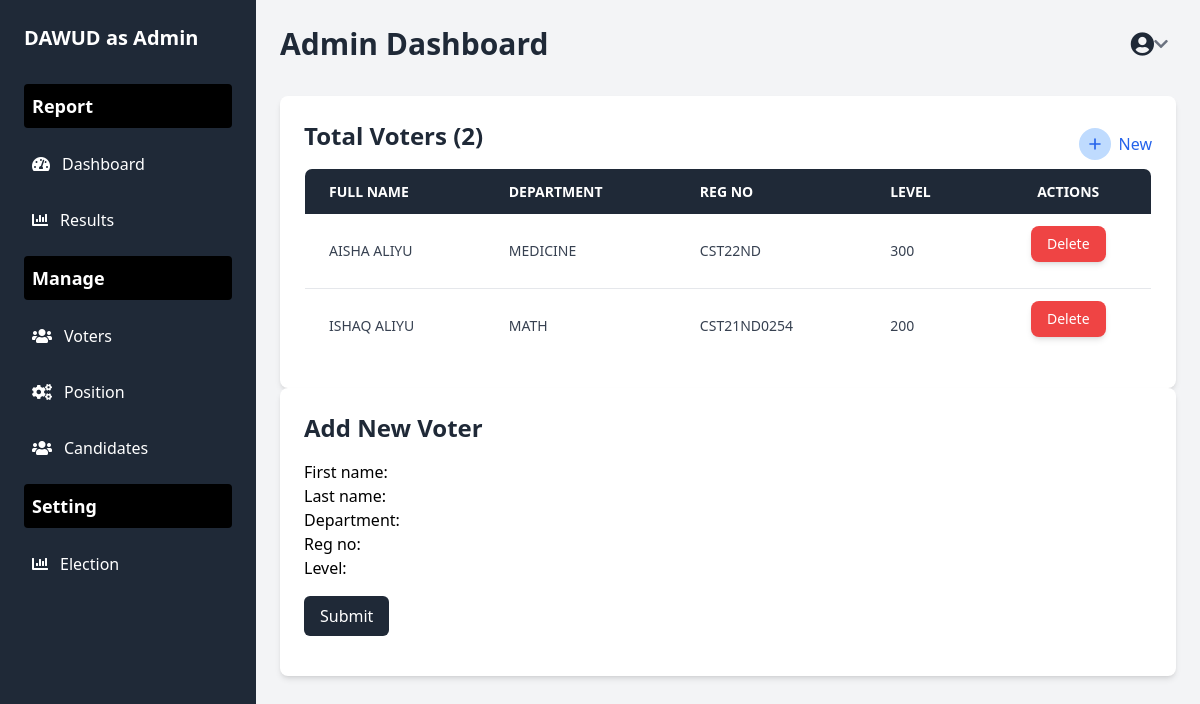
Before: /voter (signed in) with the older database file.
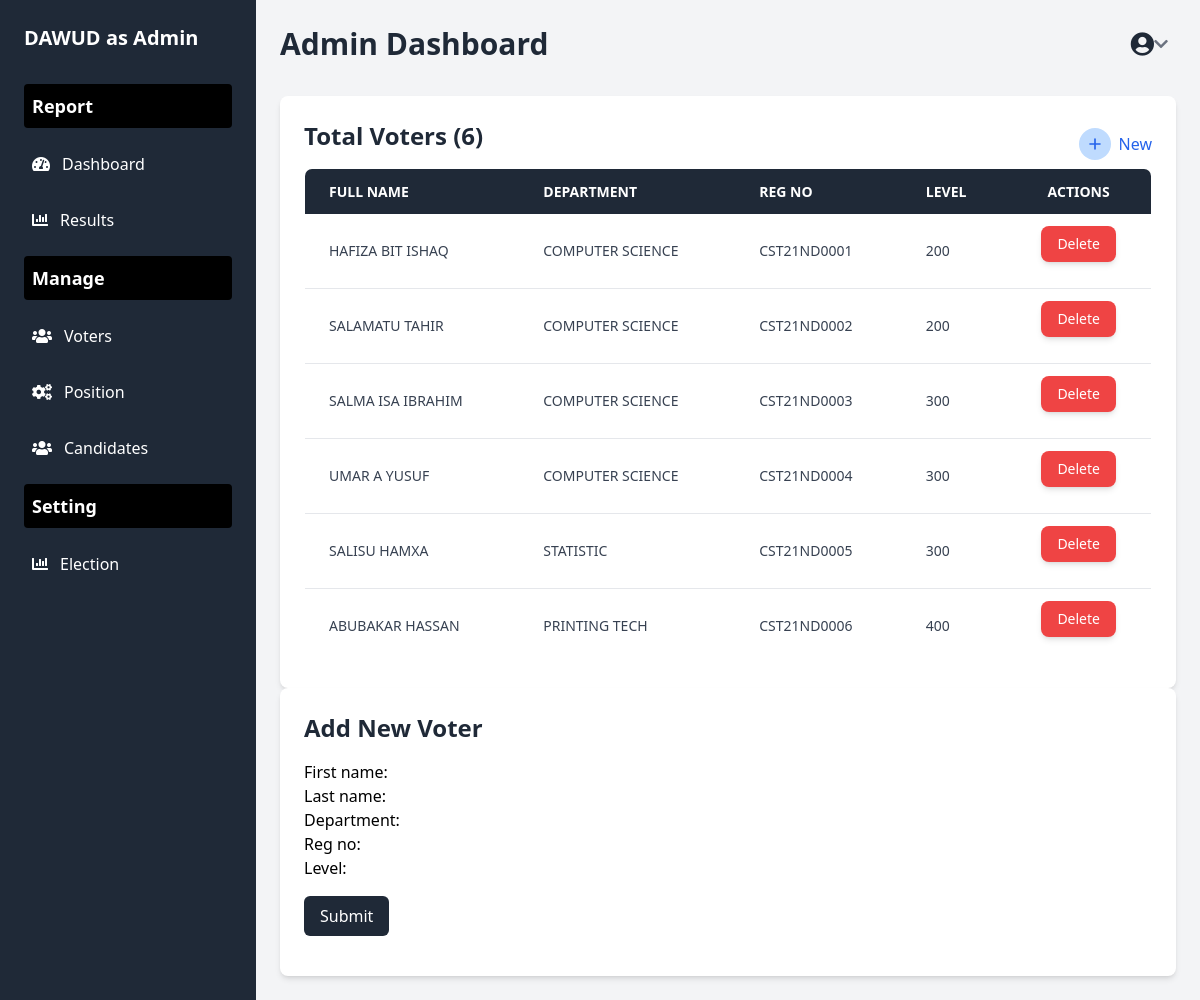
After: the same page with the newer database file.
### maaun/models.py (models this page shows, shortened)
class Voter(AbstractBaseUser):
    first_name = models.CharField(max_length=255)
    last_name = models.CharField(max_length=255)
    department = models.CharField(max_length=255)
    reg_no = models.CharField(max_length=15, unique=True)
    level = models.CharField(max_length=3)
    has_voted = models.BooleanField(default=False)  # Add this field
    created = models.DateTimeField(auto_now=True)
    USERNAME_FIELD = "reg_no"
    objects = VoterManager()

### maaun/views.py (the view, shortened to what this page needs)
# urls.py: path("voter", views.voters, name="voter"),
@login_required(login_url='my-login')
def voters(request):
    form = VoterForm()
    voters = Voter.objects.all()
    voter_count = Voter.objects.count()
    context = {"voters":voters ,
                "form": form,
                "voter_count":voter_count
                }
    return render(request, "maaun/voter.html", context)

### maaun/forms.py (shortened to what this page needs)
class VoterForm(forms.ModelForm):
    class Meta:
        model = Voter
        fields = ["first_name", "last_name", "department", "reg_no", "level"]

### maaun/templates/maaun/voter.html (shortened to what this page needs)
{% load static %}
<html lang="en">
<head>
    <script src="https://cdn.tailwindcss.com"></script>
</head>
<body class="bg-gray-100 h-screen flex">
    {% include 'maaun/board-sidebar.html' %}
    <div class="flex-1 ml-64 p-6 overflow-auto ">
        {% include 'maaun/board-navbar.html' %}
        <div class="bg-white p-6 rounded-lg shadow-md">
            <div class="flex justify-between items-center">
                <h3 class="text-2xl font-semibold text-gray-800 mb-4">Total Voters ({{ voter_count }})</h3>
                <a href="#add-voter-form" class="text-blue-600 hover:underline flex items-center">
                    <div class="rounded-full bg-blue-200 w-8 h-8 flex items-center justify-center mr-2">
                        <svg xmlns="http://www.w3.org/2000/svg" class="h-5 w-5 text-blue-600" fill="none" viewBox="0 0 24 24" stroke="currentColor">
                            <path stroke-linecap="round" stroke-linejoin="round" stroke-width="2" d="M12 6v6m0 0v6m0-6h6m-6 0H6" />
                        </svg>
                    </div>
                    <span>New</span>
                </a>
            </div>
            <div class="overflow-x-auto">
                <table class="w-full table-auto border border-gray-300 rounded-lg overflow-hidden">
                    <thead>
                        <tr class="bg-gray-800 text-white uppercase text-sm leading-normal">
                            <th class="py-3 px-6 text-left">Full Name</th>
                            <th class="py-3 px-6 text-left">Department</th>
                            <th class="py-3 px-6 text-left">Reg No</th>
                            <th class="py-3 px-6 text-left">Level</th>
                            <th class="py-3 px-6 text-center">Actions</th>
                        </tr>
                    </thead>
                    <tbody class="text-gray-700 text-sm font-light">
                        {% for voter in voters %}
                        <tr class="border-b border-gray-200 hover:bg-gray-100">
                            <td class="py-3 px-6 text-left">{{ voter.first_name|upper }} {{ voter.last_name|upper }}</td>
                            <td class="py-3 px-6 text-left">{{ voter.department|upper}}</td>
                            <td class="py-3 px-6 text-left">{{ voter.reg_no|upper }}</td>
                            <td class="py-3 px-6 text-left">{{ voter.level }}</td>
                            <td class="py-3 text-center px-6">
                                <div>
                                    <form method="post" action="{% url 'delete_item' model_name='voter' item_id=voter.id %}" onsubmit="return confirm('Are you sure you want to delete this voter?');" class="inline-block">
                                        <button type="submit" class="px-4 py-2 bg-red-500 text-white text-sm rounded-lg shadow-md hover:bg-red-600 transition duration-200">
                                            Delete
                                        </button>
                                    </form>
                                </div>
                            </td>
                        </tr>
                        {% empty %}
                        <tr>
                            <td colspan="3" class="py-4 text-center text-gray-500">No candidate found.</td>
                        </tr>
                        {% endfor %}
                    </tbody>
                </table>
            </div>
        </div>
        <div id="add-voter-form" class="bg-white p-6 rounded-lg shadow-md">
            {% load tailwind_filters %}
            <div  class="flex justify-between">
                <h3 class="text-2xl font-semibold text-gray-800 mb-4">Add New Voter</h3>
            </div>
            <div class="overflow-x-auto">
                <form method="POST">
                    {{ form|crispy }}
                    <button type="submit"
                        class="bg-gray-800 text-white px-4 py-2 rounded-md mt-4 hover:bg-blue-600">
                        Submit
                    </button>
                </form>
            </div>
        </div>
    </div>
</body>
</html>

### maaun/templates/maaun/board-sidebar.html
<div class="w-64 bg-gray-800 text-white h-screen p-6 fixed left-0 top-0 overflow-y-auto">
    <h2 class="text-xl font-semibold mb-8">
        <span class="font-bold text-white uppercase">{{ request.user.username }} </span> as Admin
    </h2>
    <ul class="space-y-4">
        <h4 class=" bg-black p-2 rounded  text-white text-lg font-semibold  mt-8 mb-4">Report</h4>
        <li>
            <a href="{% url 'dashboard' %}" class="flex items-center text-white hover:bg-gray-700 p-2 rounded">
                <i class="fas fa-tachometer-alt mr-3"></i> Dashboard
            </a>
        </li>
        <li>
            <a href="{% url 'final-result' %}" class="flex items-center text-white hover:bg-gray-700 p-2 rounded">
                <i class="fas fa-chart-bar mr-3"></i> Results
            </a>
        </li>
        <h4 class="bg-black p-2 rounded  text-white text-lg font-semibold mt-8 mb-4">Manage</h4>
        <li>
            <a href="{% url 'voter' %}" class="flex items-center text-white hover:bg-gray-700 p-2 rounded">
                <i class="fas fa-users mr-3"></i> Voters
            </a>
        </li>
        <li>
            <a href="{% url 'position'  %}" class="flex items-center text-white hover:bg-gray-700 p-2 rounded">
                <i class="fas fa-cogs mr-3"></i> Position
            </a>
        </li>
        <li>
            <a href="{% url 'candidate' %}" class="flex items-center text-white hover:bg-gray-700 p-2 rounded">
                <i class="fas fa-users mr-3"></i> Candidates
            </a>
        </li>
        <h4 class=" bg-black p-2 rounded  text-white text-lg font-semibold mt-8 mb-4">Setting</h4>
        <li>
            <a href="{% url 'election'  %}" class="flex items-center text-white hover:bg-gray-700 p-2 rounded">
                <i class="fas fa-chart-bar mr-3"></i> Election
            </a>
        </li>
    </ul>
</div>

### maaun/templates/maaun/board-navbar.html (shortened to what this page needs)
  <link rel="stylesheet" href="https://cdnjs.cloudflare.com/ajax/libs/font-awesome/5.15.4/css/all.min.css">
<div class="flex justify-between items-center mb-8">
    <h3 class="text-3xl font-semibold text-gray-800">
            Admin Dashboard
    </h3>
    <div class="relative">
        <button id="user-btn" class="flex items-center text-gray-800 p-2 rounded-md hover:bg-gray-200 ">
            <i class="fas fa-user-circle text-2xl"></i>
            <i class="fas fa-chevron-down text-gray-500"></i>
          </button>
    </div>
</div>

Changed rows visible on the page:
removed Voter: first_name "AISHA", last_name "ALIYU", department "MEDICINE", reg_no "CST22ND", level "300"
removed Voter: first_name "ISHAQ", last_name "ALIYU", department "MATH", reg_no "CST21ND0254", level "200"
added Voter: first_name "HAFIZA", last_name "BIT ISHAQ", department "COMPUTER SCIENCE", reg_no "CST21ND0001", level "200"
added Voter: first_name "SALAMATU", last_name "TAHIR", department "COMPUTER SCIENCE", reg_no "CST21ND0002", level "200"
added Voter: first_name "SALMA", last_name "ISA IBRAHIM", department "COMPUTER SCIENCE", reg_no "CST21ND0003", level "300"
added Voter: first_name "UMAR A", last_name "YUSUF", department "COMPUTER SCIENCE", reg_no "CST21ND0004", level "300"
added Voter: first_name "SALISU", last_name "HAMXA", department "STATISTIC", reg_no "CST21ND0005", level "300"
added Voter: first_name "ABUBAKAR", last_name "HASSAN", department "PRINTING TECH", reg_no "CST21ND0006", level "400"
Other visible differences:
{{ voter_count }}: "2" → "6"
